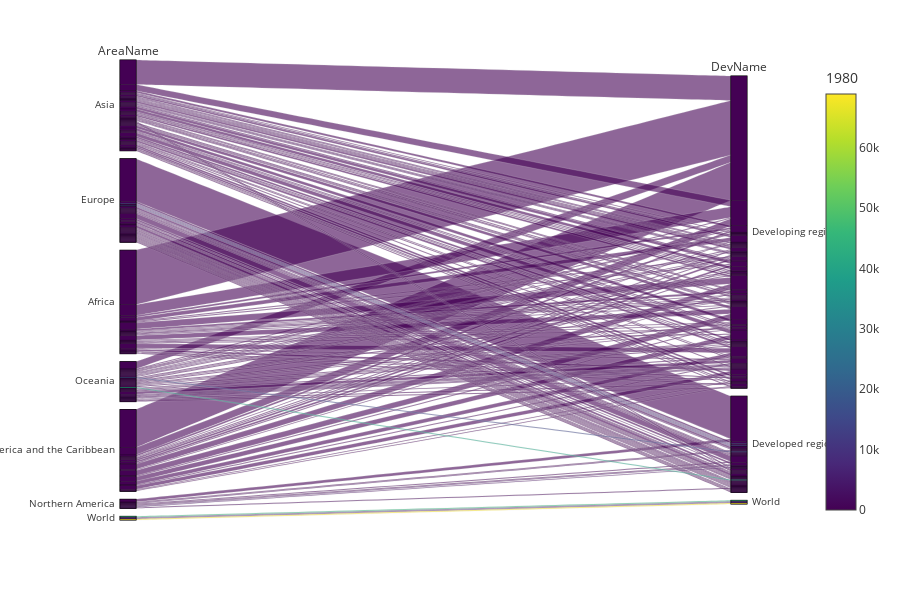

Notebook code for this chart:
### Code cell
import plotly.io as pio

pio.templates.default = "ggplot2"

d = nz_datae[['AreaName','DevName',1980]]

fig = px.parallel_categories(d, color=1980, color_continuous_scale=px.colors.sequential.Viridis)
fig.show()

### Figure 1 — Plotly figure (JSON) as saved in the notebook; plotly's stock layout.template omitted (floating-point values rounded to 4 significant figures; data arrays with more than 128 entries replaced by an {"elided": "..."} marker saying what was removed)
{"data": [{"dimensions": [{"label": "AreaName", "values": {"elided": "454 str values"}}, {"label": "DevName", "values": {"elided": "454 str values"}}], "domain": {"x": [0, 0.98], "y": [0, 1]}, "line": {"color": {"elided": "454 int values"}, "coloraxis": "coloraxis"}, "name": "", "type": "parcats"}], "layout": {"coloraxis": {"colorbar": {"title": {"text": "1980"}}, "colorscale": [[0, "#440154"], [0.1111, "#482878"], [0.2222, "#3e4989"], [0.3333, "#31688e"], [0.4444, "#26828e"], [0.5556, "#1f9e89"], [0.6667, "#35b779"], [0.7778, "#6ece58"], [0.8889, "#b5de2b"], [1, "#fde725"]]}, "height": 600, "legend": {"tracegroupgap": 0}, "margin": {"t": 60}}}
